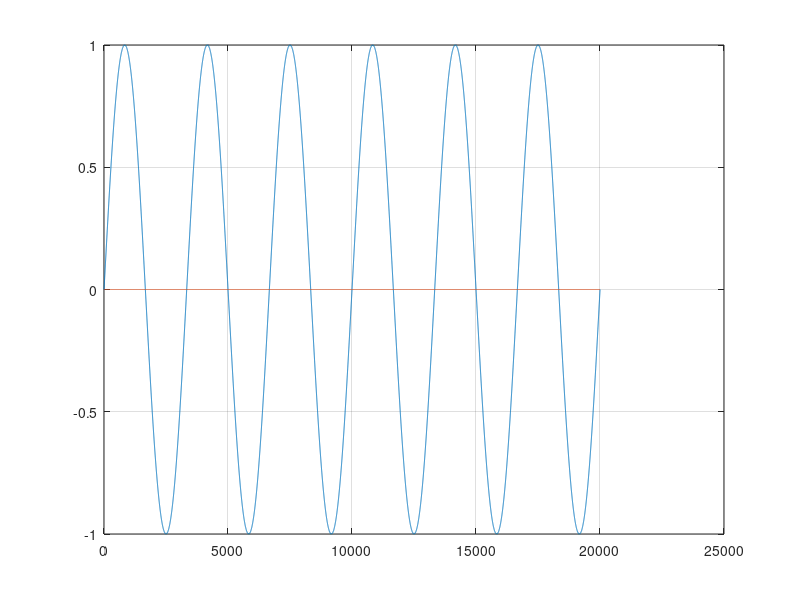
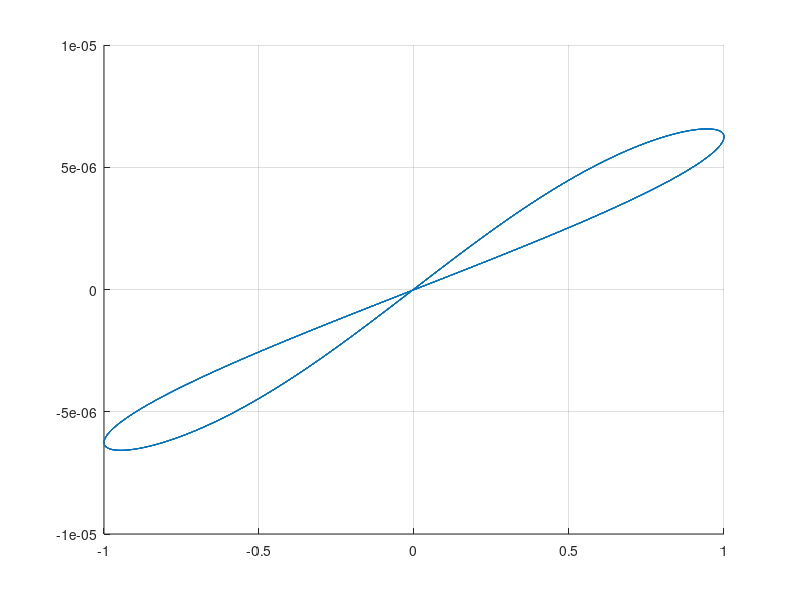

Reproduce these figures in MATLAB, in order.
clc 
clear
close all
T = 0:0.0001:2;
Ron = 100;
Roff = 160*10^3;
ud = 10^-14;       % Mobility of Electrons
vd(1) = 0;         % Drift velocity of Electrons: Vd=ud*EF
D = 10*10^-9;
f = 3;
Qd = D^2/(ud*Ron);
v(1) = 1;
v = v(1)*sin(2*pi*f*T);
flux = -(1/2*pi*f)*cos(2*pi*f*T);
q(1) = Qd*(1-sqrt(1-((2*flux(1))/(Qd*Roff))));
w(1) = 3*10^-9;
x(1) = w(1)/D;
M(1) = Roff*(1-((ud*Ron*q(1))/D^2));
for t=2:length(T)
    i(t) = v(t-1)/M(t-1);                               % Current
    vd(t) = (ud*Ron*i(t))/D;                            % Drift Velocity
    q(t) = Qd*(1-sqrt(1-((2*flux(t-1))/(Qd*Roff))));    % Charge
    M(t) = Roff*(1-((ud*Ron*q(t))/D^2));                % Memristance
    x(t) = (ud*Ron*q(t))/D^2;                           % State Variable
end    
plot(v);
hold on;
grid on;
plot(i);
hold off;
figure;
hold on;
grid on;
plot(v,i);
hold off;
